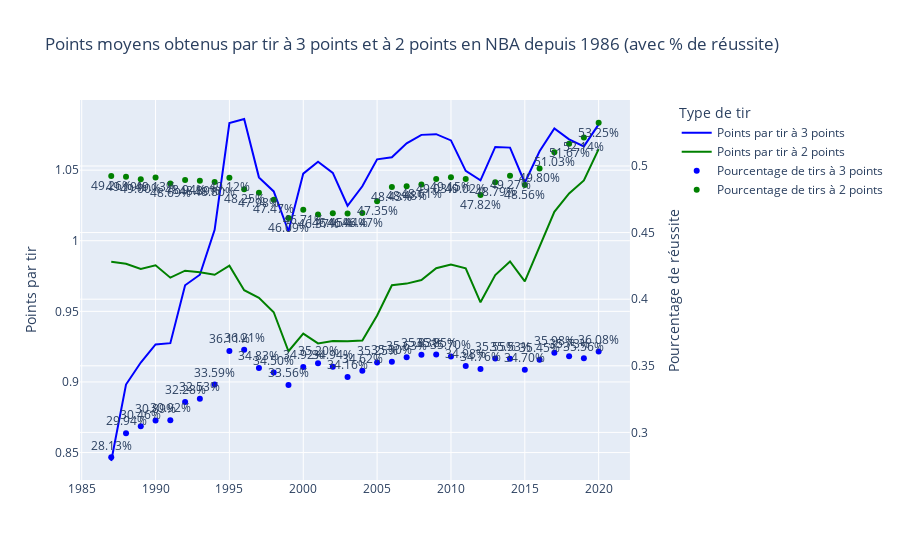

This figure's notebook cell:
### Markdown cell above
#### Tir à 2 points VS 3 points

### Code cell
import pandas as pd
import plotly.express as px
from plotly.subplots import make_subplots
import plotly.graph_objects as go

# Charger le fichier CSV
df = pd.read_csv('./csv/Game.csv')

# Ajouter une colonne pour la saison (extraction de l'année)
df['season'] = df['GAME_DATE'].str[:4].astype(int)

# Exclure la saison 2021
df = df[df['season'] != 2021]

# Calculer le pourcentage de tirs à 3 points pour chaque équipe et chaque saison
df['FG3_PCT_HOME'] = df['FG3M_HOME'].astype(float) / df['FG3A_HOME'].astype(float)
df['FG3_PCT_AWAY'] = df['FG3M_AWAY'].astype(float) / df['FG3A_AWAY'].astype(float)

# Calculer le pourcentage de tirs à 2 points pour chaque équipe et chaque saison
df['FG2M_HOME'] = df['FGM_HOME'].astype(float) - df['FG3M_HOME'].astype(float)
df['FG2A_HOME'] = df['FGA_HOME'].astype(float) - df['FG3A_HOME'].astype(float)
df['FG2M_AWAY'] = df['FGM_AWAY'].astype(float) - df['FG3M_AWAY'].astype(float)
df['FG2A_AWAY'] = df['FGA_AWAY'].astype(float) - df['FG3A_AWAY'].astype(float)
df['FG2_PCT_HOME'] = df['FG2M_HOME'] / df['FG2A_HOME']
df['FG2_PCT_AWAY'] = df['FG2M_AWAY'] / df['FG2A_AWAY']

# Agréger les données par saison pour obtenir les moyennes des pourcentages
season_stats = df.groupby('season').agg({
    'FG3_PCT_HOME': 'mean', 'FG3_PCT_AWAY': 'mean',
    'FG2_PCT_HOME': 'mean', 'FG2_PCT_AWAY': 'mean'
}).reset_index()

# Calculer les moyennes globales des pourcentages
season_stats['avg_3P_pct'] = season_stats[['FG3_PCT_HOME', 'FG3_PCT_AWAY']].mean(axis=1)
season_stats['avg_2P_pct'] = season_stats[['FG2_PCT_HOME', 'FG2_PCT_AWAY']].mean(axis=1)

# Calculer les points moyens obtenus par tir à 3 points et à 2 points
season_stats['points_per_3P'] = 3 * season_stats['avg_3P_pct']
season_stats['points_per_2P'] = 2 * season_stats['avg_2P_pct']

# Filtrer les données pour afficher les saisons après 1986
season_stats_filtered = season_stats[season_stats['season'] > 1986]

# Créer une visualisation avec deux axes y
fig = make_subplots(specs=[[{"secondary_y": True}]])

# Tracer les points moyens obtenus par tir à 3 points
trace_3P = go.Scatter(
    x=season_stats_filtered['season'], 
    y=season_stats_filtered['points_per_3P'], 
    mode='lines', 
    name='Points par tir à 3 points', 
    line=dict(color='blue')
)
fig.add_trace(trace_3P, secondary_y=False)

# Tracer les points moyens obtenus par tir à 2 points
trace_2P = go.Scatter(
    x=season_stats_filtered['season'], 
    y=season_stats_filtered['points_per_2P'], 
    mode='lines', 
    name='Points par tir à 2 points', 
    line=dict(color='green')
)
fig.add_trace(trace_2P, secondary_y=False)

# Ajouter des annotations pour indiquer les pourcentages de réussite
fig.add_trace(go.Scatter(
    x=season_stats_filtered['season'], 
    y=season_stats_filtered['avg_3P_pct'], 
    mode='markers+text', 
    name='Pourcentage de tirs à 3 points',
    text=[f"{pct:.2%}" for pct in season_stats_filtered['avg_3P_pct']],
    textposition="top center",
    marker=dict(color='blue')
), secondary_y=True)

fig.add_trace(go.Scatter(
    x=season_stats_filtered['season'], 
    y=season_stats_filtered['avg_2P_pct'], 
    mode='markers+text', 
    name='Pourcentage de tirs à 2 points',
    text=[f"{pct:.2%}" for pct in season_stats_filtered['avg_2P_pct']],
    textposition="bottom center",
    marker=dict(color='green')
), secondary_y=True)

# Mettre à jour les titres et les axes
fig.update_yaxes(title_text="Points par tir", secondary_y=False)
fig.update_yaxes(title_text="Pourcentage de réussite", secondary_y=True)
fig.update_layout(
    title_text="Points moyens obtenus par tir à 3 points et à 2 points en NBA depuis 1986",
    legend_title_text="Type de tir"
)

fig.show()

### Figure 1 — Plotly figure (JSON) as saved in the notebook; plotly's stock layout.template omitted (floating-point values rounded to 4 significant figures)
{"data": [{"line": {"color": "blue"}, "mode": "lines", "name": "Points par tir à 3 points", "type": "scatter", "x": [1987, 1988, 1989, 1990, 1991, 1992, 1993, 1994, 1995, 1996, 1997, 1998, 1999, 2000, 2001, 2002, 2003, 2004, 2005, 2006, 2007, 2008, 2009, 2010, 2011, 2012, 2013, 2014, 2015, 2016, 2017, 2018, 2019, 2020], "xaxis": "x", "y": [0.844, 0.8982, 0.9138, 0.9266, 0.9275, 0.9685, 0.9759, 1.008, 1.083, 1.086, 1.045, 1.035, 1.007, 1.048, 1.056, 1.048, 1.025, 1.039, 1.058, 1.059, 1.069, 1.075, 1.075, 1.071, 1.049, 1.043, 1.066, 1.066, 1.041, 1.063, 1.079, 1.072, 1.067, 1.082], "yaxis": "y"}, {"line": {"color": "green"}, "mode": "lines", "name": "Points par tir à 2 points", "type": "scatter", "x": [1987, 1988, 1989, 1990, 1991, 1992, 1993, 1994, 1995, 1996, 1997, 1998, 1999, 2000, 2001, 2002, 2003, 2004, 2005, 2006, 2007, 2008, 2009, 2010, 2011, 2012, 2013, 2014, 2015, 2016, 2017, 2018, 2019, 2020], "xaxis": "x", "y": [0.9851, 0.9837, 0.9801, 0.9826, 0.9738, 0.9788, 0.9777, 0.9759, 0.9824, 0.965, 0.9596, 0.9494, 0.9217, 0.9342, 0.9273, 0.9291, 0.9288, 0.9294, 0.9471, 0.9685, 0.9696, 0.9722, 0.9805, 0.9831, 0.9805, 0.9564, 0.9757, 0.9853, 0.9713, 0.996, 1.021, 1.033, 1.043, 1.065], "yaxis": "y"}, {"marker": {"color": "blue"}, "mode": "markers+text", "name": "Pourcentage de tirs à 3 points", "text": ["28.13%", "29.94%", "30.46%", "30.89%", "30.92%", "32.28%", "32.53%", "33.59%", "36.11%", "36.21%", "34.83%", "34.50%", "33.56%", "34.92%", "35.20%", "34.94%", "34.16%", "34.62%", "35.25%", "35.30%", "35.63%", "35.83%", "35.85%", "35.70%", "34.98%", "34.76%", "35.55%", "35.53%", "34.70%", "35.45%", "35.98%", "35.73%", "35.56%", "36.08%"], "textposition": "top center", "type": "scatter", "x": [1987, 1988, 1989, 1990, 1991, 1992, 1993, 1994, 1995, 1996, 1997, 1998, 1999, 2000, 2001, 2002, 2003, 2004, 2005, 2006, 2007, 2008, 2009, 2010, 2011, 2012, 2013, 2014, 2015, 2016, 2017, 2018, 2019, 2020], "xaxis": "x", "y": [0.2813, 0.2994, 0.3046, 0.3089, 0.3092, 0.3228, 0.3253, 0.3359, 0.3611, 0.3621, 0.3483, 0.345, 0.3356, 0.3492, 0.352, 0.3494, 0.3416, 0.3462, 0.3525, 0.353, 0.3563, 0.3583, 0.3585, 0.357, 0.3498, 0.3476, 0.3555, 0.3553, 0.347, 0.3545, 0.3598, 0.3573, 0.3556, 0.3608], "yaxis": "y2"}, {"marker": {"color": "green"}, "mode": "markers+text", "name": "Pourcentage de tirs à 2 points", "text": ["49.26%", "49.19%", "49.00%", "49.13%", "48.69%", "48.94%", "48.89%", "48.80%", "49.12%", "48.25%", "47.98%", "47.47%", "46.09%", "46.71%", "46.37%", "46.45%", "46.44%", "46.47%", "47.35%", "48.43%", "48.48%", "48.61%", "49.03%", "49.15%", "49.02%", "47.82%", "48.79%", "49.27%", "48.56%", "49.80%", "51.03%", "51.67%", "52.14%", "53.25%"], "textposition": "bottom center", "type": "scatter", "x": [1987, 1988, 1989, 1990, 1991, 1992, 1993, 1994, 1995, 1996, 1997, 1998, 1999, 2000, 2001, 2002, 2003, 2004, 2005, 2006, 2007, 2008, 2009, 2010, 2011, 2012, 2013, 2014, 2015, 2016, 2017, 2018, 2019, 2020], "xaxis": "x", "y": [0.4926, 0.4919, 0.49, 0.4913, 0.4869, 0.4894, 0.4889, 0.488, 0.4912, 0.4825, 0.4798, 0.4747, 0.4609, 0.4671, 0.4637, 0.4645, 0.4644, 0.4647, 0.4735, 0.4843, 0.4848, 0.4861, 0.4903, 0.4915, 0.4902, 0.4782, 0.4879, 0.4927, 0.4856, 0.498, 0.5103, 0.5167, 0.5214, 0.5325], "yaxis": "y2"}], "layout": {"legend": {"title": {"text": "Type de tir"}}, "title": {"text": "Points moyens obtenus par tir à 3 points et à 2 points en NBA depuis 1986 (avec % de réussite)"}, "xaxis": {"anchor": "y", "domain": [0, 0.94]}, "yaxis": {"anchor": "x", "domain": [0, 1], "title": {"text": "Points par tir"}}, "yaxis2": {"anchor": "x", "overlaying": "y", "side": "right", "title": {"text": "Pourcentage de réussite"}}}}
